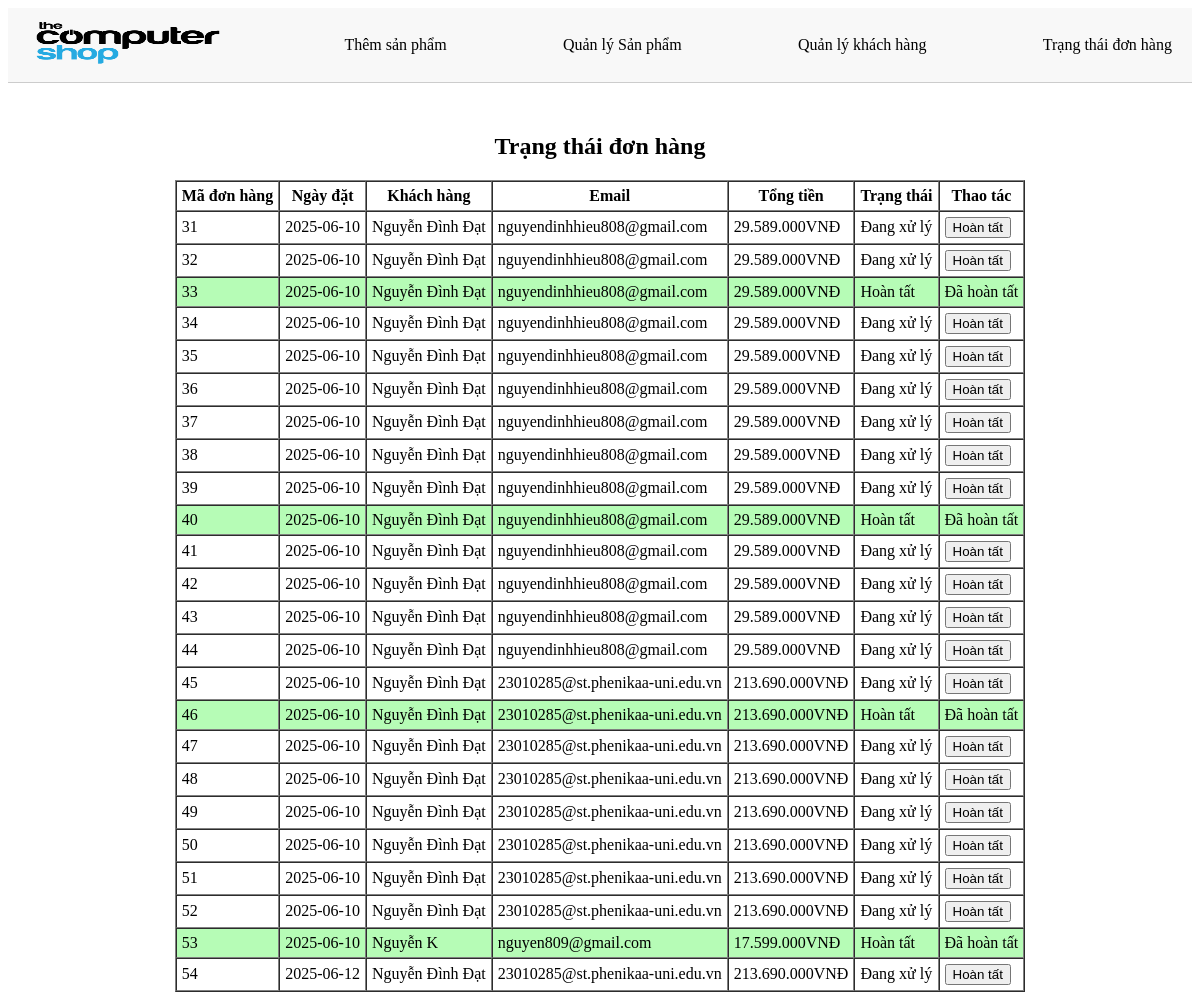
Screenshot of /src/admin/orderStatus.php with the database file from the repository.
### tables this page shows
CREATE TABLE `orders` (
  `orderNumber` int(11) NOT NULL,
  `orderDate` date DEFAULT NULL,
  `customerNumber` int(255) DEFAULT NULL,
  `status` varchar(50) NOT NULL
);

CREATE TABLE `customer` (
  `customerNumber` int(255) NOT NULL,
  `customerName` char(255) NOT NULL,
  `email` varchar(255) NOT NULL,
  `userName` varchar(255) NOT NULL,
  `password` varchar(255) NOT NULL,
  `date` date NOT NULL,
  `gender` varchar(11) NOT NULL
);

### src/admin/orderStatus.php (the view, shortened to what this page needs)
<?php
    include 'admin.php';
    $query = "
        SELECT o.orderNumber, o.orderDate, o.status, c.customerName, c.email, SUM(p.amount) AS totalAmount
        FROM orders o
        JOIN customer c ON o.customerNumber = c.customerNumber
        JOIN payments p ON o.customerNumber = p.customerNumber
        GROUP BY o.customerNumber, o.orderNumber, o.orderDate, o.status, c.customerName, c.email
        ORDER BY o.orderNumber ASC
    ";
    $result = mysqli_query($conn, $query);
?>
<!DOCTYPE html>
<html lang="vi">
<head>
    <link rel="stylesheet" href="../../css/admins.css">
</head>
<body>
    <div class="wrapper_manage_order">
        <div class="manage_order">
            <h2 style="text-align: center;">Trạng thái đơn hàng</h2>
            <table border="1" cellpadding="5" cellspacing="0">
                <thead>
                    <tr>
                        <th>Mã đơn hàng</th>
                        <th>Ngày đặt</th>
                        <th>Khách hàng</th>
                        <th>Email</th>
                        <th>Tổng tiền</th>
                        <th>Trạng thái</th>
                        <th>Thao tác</th>
                    </tr>
                </thead>
                <tbody>
                    <?php if ($result && mysqli_num_rows($result) > 0): ?>
                        <?php while($row = mysqli_fetch_assoc($result)): ?>
                        <tr <?php if ($row['status'] === 'Hoàn tất') echo ' style="background-color: #b6fcb6;"'; ?>>
                            <td><?php echo htmlspecialchars($row['orderNumber']); ?></td>
                            <td><?php echo htmlspecialchars($row['orderDate']); ?></td>
                            <td><?php echo htmlspecialchars($row['customerName']); ?></td>
                            <td><?php echo htmlspecialchars($row['email']); ?></td>
                            <td><?php echo htmlspecialchars(number_format($row['totalAmount'],0,',','.').'VNĐ'); ?></td>
                            <td><?php echo htmlspecialchars($row['status']); ?></td>
                            <td>
                                <?php if ($row['status'] !== 'Hoàn tất'): ?>
                                <form method="post" style="display:inline;">
                                    <button type="submit" name="update_status" onclick="return confirm('Xác nhận hoàn tất đơn hàng này?')">Hoàn tất</button>
                                </form>
                                <?php else: ?>
                                    Đã hoàn tất
                                <?php endif; ?>
                            </td>
                        </tr>
                        <?php endwhile; ?>
                    <?php else: ?>
                        <tr>
                            <td colspan="5">Không có đơn hàng nào.</td>
                        </tr>
                    <?php endif; ?>
                </tbody>
            </table>
        </div>
    </div>
</body>
</html>

### css/admins.css (style rules this page uses)
.wrapper_manage_order { max-width: 1200px; margin: auto; margin-top: 50px; }
.manage_order { margin: 0 50px; }
.manage_order table { max-width: 1000px; margin: auto; }

### rows the page displays
orders: orderNumber "31", orderDate "2025-06-10", customerNumber.customerName "Nguyễn Đình Đạt", customerNumber.email "nguyendinhhieu808@gmail.com", totalAmount "29.589.000VNĐ", status "Đang xử lý"
orders: orderNumber "32", orderDate "2025-06-10", customerNumber.customerName "Nguyễn Đình Đạt", customerNumber.email "nguyendinhhieu808@gmail.com", totalAmount "29.589.000VNĐ", status "Đang xử lý"
orders: orderNumber "33", orderDate "2025-06-10", customerNumber.customerName "Nguyễn Đình Đạt", customerNumber.email "nguyendinhhieu808@gmail.com", totalAmount "29.589.000VNĐ", status "Hoàn tất", shows "Đã hoàn tất"
orders: orderNumber "34", orderDate "2025-06-10", customerNumber.customerName "Nguyễn Đình Đạt", customerNumber.email "nguyendinhhieu808@gmail.com", totalAmount "29.589.000VNĐ", status "Đang xử lý"
orders: orderNumber "35", orderDate "2025-06-10", customerNumber.customerName "Nguyễn Đình Đạt", customerNumber.email "nguyendinhhieu808@gmail.com", totalAmount "29.589.000VNĐ", status "Đang xử lý"
orders: orderNumber "36", orderDate "2025-06-10", customerNumber.customerName "Nguyễn Đình Đạt", customerNumber.email "nguyendinhhieu808@gmail.com", totalAmount "29.589.000VNĐ", status "Đang xử lý"
orders: orderNumber "37", orderDate "2025-06-10", customerNumber.customerName "Nguyễn Đình Đạt", customerNumber.email "nguyendinhhieu808@gmail.com", totalAmount "29.589.000VNĐ", status "Đang xử lý"
orders: orderNumber "38", orderDate "2025-06-10", customerNumber.customerName "Nguyễn Đình Đạt", customerNumber.email "nguyendinhhieu808@gmail.com", totalAmount "29.589.000VNĐ", status "Đang xử lý"
orders: orderNumber "39", orderDate "2025-06-10", customerNumber.customerName "Nguyễn Đình Đạt", customerNumber.email "nguyendinhhieu808@gmail.com", totalAmount "29.589.000VNĐ", status "Đang xử lý"
orders: orderNumber "40", orderDate "2025-06-10", customerNumber.customerName "Nguyễn Đình Đạt", customerNumber.email "nguyendinhhieu808@gmail.com", totalAmount "29.589.000VNĐ", status "Hoàn tất", shows "Đã hoàn tất"
orders: orderNumber "41", orderDate "2025-06-10", customerNumber.customerName "Nguyễn Đình Đạt", customerNumber.email "nguyendinhhieu808@gmail.com", totalAmount "29.589.000VNĐ", status "Đang xử lý"
orders: orderNumber "42", orderDate "2025-06-10", customerNumber.customerName "Nguyễn Đình Đạt", customerNumber.email "nguyendinhhieu808@gmail.com", totalAmount "29.589.000VNĐ", status "Đang xử lý"
orders: orderNumber "43", orderDate "2025-06-10", customerNumber.customerName "Nguyễn Đình Đạt", customerNumber.email "nguyendinhhieu808@gmail.com", totalAmount "29.589.000VNĐ", status "Đang xử lý"
orders: orderNumber "44", orderDate "2025-06-10", customerNumber.customerName "Nguyễn Đình Đạt", customerNumber.email "nguyendinhhieu808@gmail.com", totalAmount "29.589.000VNĐ", status "Đang xử lý"
orders: orderNumber "45", orderDate "2025-06-10", customerNumber.customerName "Nguyễn Đình Đạt", customerNumber.email "23010285@st.phenikaa-uni.edu.vn", totalAmount "213.690.000VNĐ", status "Đang xử lý"
orders: orderNumber "46", orderDate "2025-06-10", customerNumber.customerName "Nguyễn Đình Đạt", customerNumber.email "23010285@st.phenikaa-uni.edu.vn", totalAmount "213.690.000VNĐ", status "Hoàn tất", shows "Đã hoàn tất"
orders: orderNumber "47", orderDate "2025-06-10", customerNumber.customerName "Nguyễn Đình Đạt", customerNumber.email "23010285@st.phenikaa-uni.edu.vn", totalAmount "213.690.000VNĐ", status "Đang xử lý"
orders: orderNumber "48", orderDate "2025-06-10", customerNumber.customerName "Nguyễn Đình Đạt", customerNumber.email "23010285@st.phenikaa-uni.edu.vn", totalAmount "213.690.000VNĐ", status "Đang xử lý"
orders: orderNumber "49", orderDate "2025-06-10", customerNumber.customerName "Nguyễn Đình Đạt", customerNumber.email "23010285@st.phenikaa-uni.edu.vn", totalAmount "213.690.000VNĐ", status "Đang xử lý"
orders: orderNumber "50", orderDate "2025-06-10", customerNumber.customerName "Nguyễn Đình Đạt", customerNumber.email "23010285@st.phenikaa-uni.edu.vn", totalAmount "213.690.000VNĐ", status "Đang xử lý"
orders: orderNumber "51", orderDate "2025-06-10", customerNumber.customerName "Nguyễn Đình Đạt", customerNumber.email "23010285@st.phenikaa-uni.edu.vn", totalAmount "213.690.000VNĐ", status "Đang xử lý"
orders: orderNumber "52", orderDate "2025-06-10", customerNumber.customerName "Nguyễn Đình Đạt", customerNumber.email "23010285@st.phenikaa-uni.edu.vn", totalAmount "213.690.000VNĐ", status "Đang xử lý"
orders: orderNumber "53", orderDate "2025-06-10", customerNumber.customerName "Nguyễn K", customerNumber.email "nguyen809@gmail.com", totalAmount "17.599.000VNĐ", status "Hoàn tất", shows "Đã hoàn tất"
orders: orderNumber "54", orderDate "2025-06-12", customerNumber.customerName "Nguyễn Đình Đạt", customerNumber.email "23010285@st.phenikaa-uni.edu.vn", totalAmount "213.690.000VNĐ", status "Đang xử lý"
